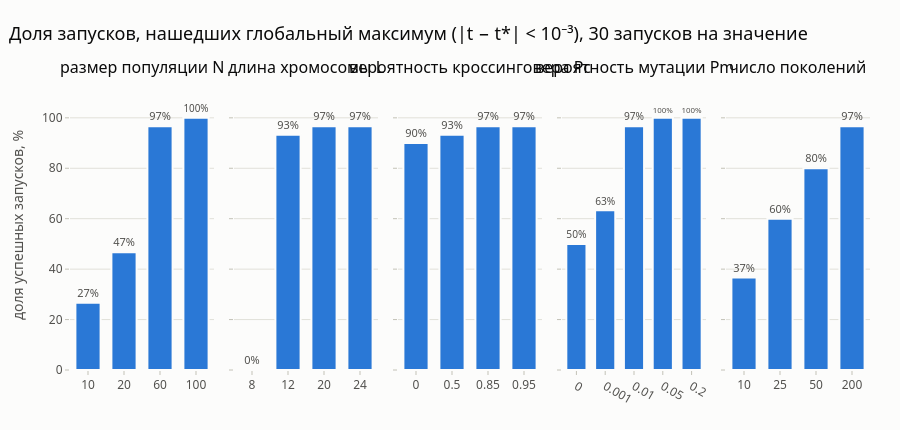

Notebook source saved alongside this figure:
### Code cell
fig = make_subplots(rows=1, cols=5, shared_yaxes=True, horizontal_spacing=0.025,
                    subplot_titles=[LABELS[p] for p in GRID])
for c, par in enumerate(GRID, start=1):
    d = df_par[df_par.par == par]
    fig.add_trace(go.Bar(x=[f'{v:g}' for v in d.значение], y=d.успехов, marker=dict(color=PALETTE[0],
                         line=dict(color=SURFACE, width=2)), showlegend=False,
                         text=[f'{v:.0f}%' for v in d.успехов], textposition='outside', textfont=dict(size=11, color=INK2),
                         customdata=np.c_[d.худшее_f, d.медиана_поколений],
                         hovertemplate='%{x}: успехов %{y:.0f}%<br>худшее f = %{customdata[0]:.4f}<br>'
                                       'поколений до попадания: %{customdata[1]:.0f}<extra></extra>'), 1, c)
fig.update_yaxes(range=[0, 115], title_text='доля успешных запусков, %', row=1, col=1)
fig.update_xaxes(type='category')
fig.update_layout(title='Доля запусков, нашедших глобальный максимум (|t − t*| < 10⁻³), 30 запусков на значение',
                  height=430, bargap=0.3)
save(fig, '04_parameters', width=1400, height=430)
fig.show()

### Figure 1 — Plotly figure (JSON) as saved in the notebook; plotly's stock layout.template omitted (floating-point values rounded to 4 significant figures)
{"data": [{"customdata": [[3.074, 59.5], [3.074, 16.5], [3.127, 15.0], [3.127, 11.5]], "hovertemplate": "%{x}: успехов %{y:.0f}%<br>худшее f = %{customdata[0]:.4f}<br>поколений до попадания: %{customdata[1]:.0f}<extra></extra>", "marker": {"color": "#2a78d6", "line": {"color": "#fcfcfb", "width": 2}}, "showlegend": false, "text": ["27%", "47%", "97%", "100%"], "textfont": {"color": "#52514e", "size": 11}, "textposition": "outside", "type": "bar", "x": ["10", "20", "60", "100"], "xaxis": "x", "y": [26.67, 46.67, 96.67, 100.0], "yaxis": "y"}, {"customdata": [[3.126, NaN], [3.074, 11.0], [3.127, 15.0], [3.074, 16.0]], "hovertemplate": "%{x}: успехов %{y:.0f}%<br>худшее f = %{customdata[0]:.4f}<br>поколений до попадания: %{customdata[1]:.0f}<extra></extra>", "marker": {"color": "#2a78d6", "line": {"color": "#fcfcfb", "width": 2}}, "showlegend": false, "text": ["0%", "93%", "97%", "97%"], "textfont": {"color": "#52514e", "size": 11}, "textposition": "outside", "type": "bar", "x": ["8", "12", "20", "24"], "xaxis": "x2", "y": [0.0, 93.33, 96.67, 96.67], "yaxis": "y2"}, {"customdata": [[3.127, 24.0], [3.127, 17.0], [3.127, 15.0], [3.127, 12.0]], "hovertemplate": "%{x}: успехов %{y:.0f}%<br>худшее f = %{customdata[0]:.4f}<br>поколений до попадания: %{customdata[1]:.0f}<extra></extra>", "marker": {"color": "#2a78d6", "line": {"color": "#fcfcfb", "width": 2}}, "showlegend": false, "text": ["90%", "93%", "97%", "97%"], "textfont": {"color": "#52514e", "size": 11}, "textposition": "outside", "type": "bar", "x": ["0", "0.5", "0.85", "0.95"], "xaxis": "x3", "y": [90.0, 93.33, 96.67, 96.67], "yaxis": "y3"}, {"customdata": [[3.125, 10.0], [3.127, 8.0], [3.127, 15.0], [3.127, 13.0], [3.127, 17.5]], "hovertemplate": "%{x}: успехов %{y:.0f}%<br>худшее f = %{customdata[0]:.4f}<br>поколений до попадания: %{customdata[1]:.0f}<extra></extra>", "marker": {"color": "#2a78d6", "line": {"color": "#fcfcfb", "width": 2}}, "showlegend": false, "text": ["50%", "63%", "97%", "100%", "100%"], "textfont": {"color": "#52514e", "size": 11}, "textposition": "outside", "type": "bar", "x": ["0", "0.001", "0.01", "0.05", "0.2"], "xaxis": "x4", "y": [50.0, 63.33, 96.67, 100.0, 100.0], "yaxis": "y4"}, {"customdata": [[3.127, 4.0], [3.127, 10.0], [3.127, 11.0], [3.127, 15.0]], "hovertemplate": "%{x}: успехов %{y:.0f}%<br>худшее f = %{customdata[0]:.4f}<br>поколений до попадания: %{customdata[1]:.0f}<extra></extra>", "marker": {"color": "#2a78d6", "line": {"color": "#fcfcfb", "width": 2}}, "showlegend": false, "text": ["37%", "60%", "80%", "97%"], "textfont": {"color": "#52514e", "size": 11}, "textposition": "outside", "type": "bar", "x": ["10", "25", "50", "200"], "xaxis": "x5", "y": [36.67, 60.0, 80.0, 96.67], "yaxis": "y5"}], "layout": {"annotations": [{"font": {"size": 16}, "showarrow": false, "text": "размер популяции N", "x": 0.09, "xanchor": "center", "xref": "paper", "y": 1.0, "yanchor": "bottom", "yref": "paper"}, {"font": {"size": 16}, "showarrow": false, "text": "длина хромосомы L", "x": 0.295, "xanchor": "center", "xref": "paper", "y": 1.0, "yanchor": "bottom", "yref": "paper"}, {"font": {"size": 16}, "showarrow": false, "text": "вероятность кроссинговера Pc", "x": 0.5, "xanchor": "center", "xref": "paper", "y": 1.0, "yanchor": "bottom", "yref": "paper"}, {"font": {"size": 16}, "showarrow": false, "text": "вероятность мутации Pm", "x": 0.705, "xanchor": "center", "xref": "paper", "y": 1.0, "yanchor": "bottom", "yref": "paper"}, {"font": {"size": 16}, "showarrow": false, "text": "число поколений", "x": 0.91, "xanchor": "center", "xref": "paper", "y": 1.0, "yanchor": "bottom", "yref": "paper"}], "bargap": 0.3, "height": 430, "title": {"text": "Доля запусков, нашедших глобальный максимум (|t − t*| < 10⁻³), 30 запусков на значение"}, "xaxis": {"anchor": "y", "domain": [0.0, 0.18], "type": "category"}, "xaxis2": {"anchor": "y2", "domain": [0.205, 0.385], "type": "category"}, "xaxis3": {"anchor": "y3", "domain": [0.41, 0.59], "type": "category"}, "xaxis4": {"anchor": "y4", "domain": [0.615, 0.795], "type": "category"}, "xaxis5": {"anchor": "y5", "domain": [0.82, 1.0], "type": "category"}, "yaxis": {"anchor": "x", "domain": [0.0, 1.0], "range": [0, 115], "title": {"text": "доля успешных запусков, %"}}, "yaxis2": {"anchor": "x2", "domain": [0.0, 1.0], "matches": "y", "showticklabels": false}, "yaxis3": {"anchor": "x3", "domain": [0.0, 1.0], "matches": "y", "showticklabels": false}, "yaxis4": {"anchor": "x4", "domain": [0.0, 1.0], "matches": "y", "showticklabels": false}, "yaxis5": {"anchor": "x5", "domain": [0.0, 1.0], "matches": "y", "showticklabels": false}}}
